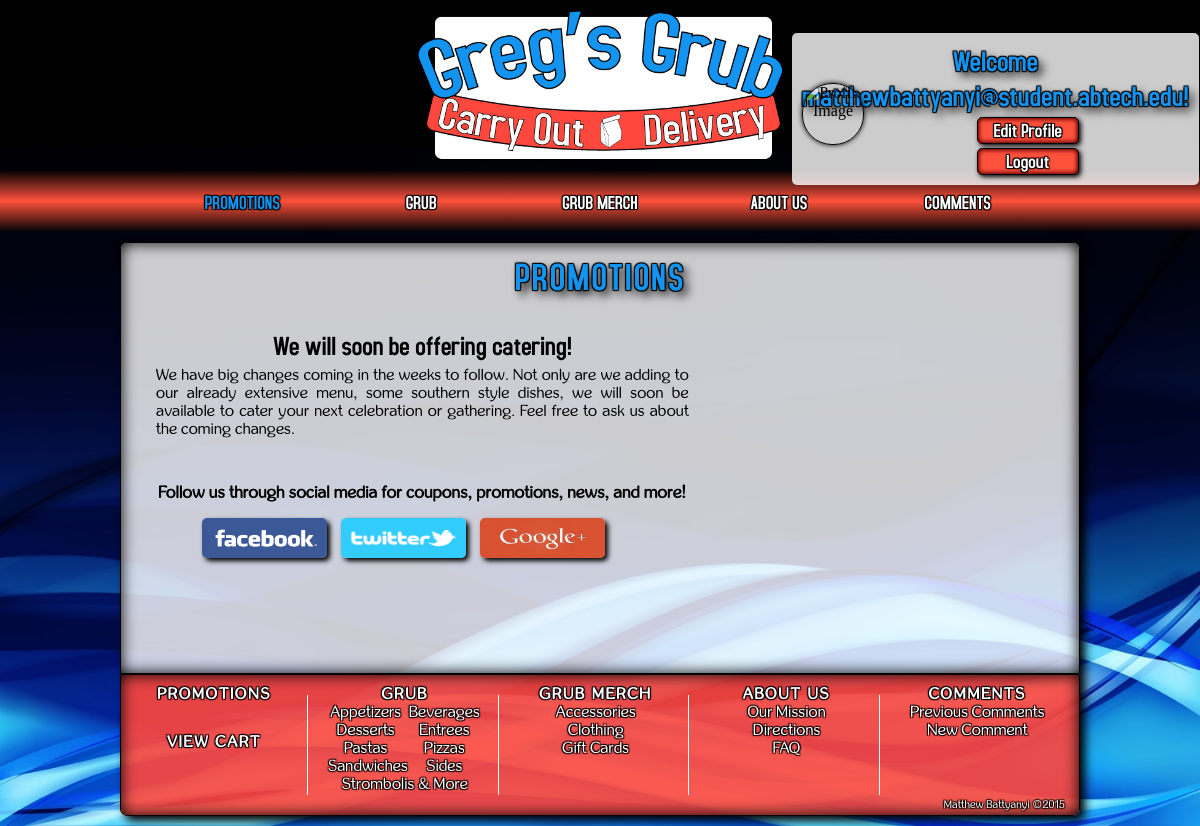
The page / (signed in) on the database its author committed.
### tables this page shows
CREATE TABLE IF NOT EXISTS `information` (
  `infoID` int(11) NOT NULL AUTO_INCREMENT,
  `infoName` varchar(45) DEFAULT NULL,
  `infoText` text,
  `infoFAQ` text,
  `infoMainPhotoURL` varchar(155) DEFAULT NULL,
  `infoSmallPhotoURL` varchar(155) DEFAULT NULL,
  PRIMARY KEY (`infoID`)
);

CREATE TABLE IF NOT EXISTS `categories` (
  `categoryID` int(11) NOT NULL,
  `categoryName` varchar(45) NOT NULL,
  PRIMARY KEY (`categoryID`)
);

### model/general_functions.php (called while the page is built, shortened)
<?php
function get_grub_menu(){
	global $db;
	$query = "SELECT * FROM categories WHERE categoryID < 10 ORDER BY categoryName";
	$results = $db->query($query);
	return $results;
}
function get_current_promo(){
	global $db;
	$query = "SELECT * FROM information WHERE infoName = 'promo'";
	$results = $db->query($query);
	$results = $results->fetch();
	return $results;
}
?>

### promotions.php (the view, shortened to what this page needs)
<?php
	include 'view/header.php';
	$promotions = get_current_promo();
?>
<div id="content_container" class="fit5">
    <h3 class="headings1">PROMOTIONS</h3>
    <div id="promotions_container">
		<h2><?php echo $promotions['infoFAQ']; ?></h2>
		<p><?php echo $promotions['infoText']; ?></p>
    </div>
    <div id="social_media_container">
		<p>Follow us through social media for coupons, promotions, news, and more!</p>
        <div id="social_media">
			<a href="https://www.facebook.com/pages/Gregs-Grub/364436600411024" target="_blank"><img class="facebook" src="images/facebook.jpg" alt="Facebook Logo"></a>
			<a href="https://twitter.com/gregsgrub" target="_blank"><img class="twitter" src="images/Twitter.png" alt="Twitter Logo"></a>
			<a href="https://plus.google.com/u/0/b/110904064100700795623/110904064100700795623/about" target="_blank"><img class="google" src="images/google.jpg" alt="Google Logo"></a>
		</div>
    </div>
</div>
<?php include 'view/footer.php'; ?>

### view/footer.php
<?php
$categories2 = get_grub_menu();
?>
	<div id="footer_bar">
		<p class="copy">Matthew Battyanyi &copy;2015</p>
		<ul class="inline width-5">
			<li class="bold-map"><a href="http://localhost/web289/gregsgrub/index.php?action=promotions">PROMOTIONS</a></li>
			<li class="bold-map"><a href="http://localhost/web289/gregsgrub/cust/index.php?action=view_cart">VIEW CART</a></li>
		</ul>
		<ul class="inline width-5">
			<li class="bold-map"><a href="http://localhost/web289/gregsgrub/index.php?action=menu_main">GRUB</a></li>
			<div class="center-2">
		<?php foreach ($categories2 as $category) : ?>
			<li class="inline width-2"><a href="http://localhost/web289/gregsgrub/index.php?action=menu_main&amp;categoryID=<?php echo $category['categoryID']; ?>"><?php echo $category['categoryName']; ?></a></li>
		<?php endforeach; ?>
		</div>
		</ul>
		<ul class="inline width-5">
			<li class="bold-map"><a href="http://localhost/web289/gregsgrub/index.php?action=merch">GRUB MERCH</a></li>
			<li><a href="http://localhost/web289/gregsgrub/index.php?action=merch&amp;categoryID=13">Accessories</a></li>
			<li><a href="http://localhost/web289/gregsgrub/index.php?action=merch&amp;categoryID=11">Clothing</a></li>
			<li><a href="http://localhost/web289/gregsgrub/index.php?action=merch&amp;categoryID=12">Gift Cards</a></li>
		</ul>
		<ul class="inline width-5">
			<li class="bold-map"><a href="http://localhost/web289/gregsgrub/index.php?action=about">ABOUT US</a></li>
			<li><a href="http://localhost/web289/gregsgrub/index.php?action=mission">Our Mission</a></li>
			<li><a href="http://localhost/web289/gregsgrub/index.php?action=directions_page">Directions</a></li>
			<li><a href="http://localhost/web289/gregsgrub/index.php?action=faq_page">FAQ</a></li>
		</ul>
		<ul class="inline width-5">
			<li class="bold-map"><a href="http://localhost/web289/gregsgrub/index.php?action=comments">COMMENTS</a></li>
			<li><a href="http://localhost/web289/gregsgrub/cust/index.php?action=prev_comments">Previous Comments</a></li>
			<li><a href="http://localhost/web289/gregsgrub/cust/index.php?action=new_comments">New Comment</a></li>
		</ul>
	</div>
</div>
</body>
</html>

### css/main.css (style rules this page uses)
html, body, h1, h2, h3, h4, h5, h6, p, ol, ul, li, pre, code, address, variable, form, fieldset, blockquote { padding: 0; margin: 0; font-size: 100%; font-weight: normal; }
img, fieldset { border: 0; }
ul { padding: 0; outline: none; list-style:square; }
p, td, th, #footer_bar a, #content_container a { font-family: inglobal, sans-serif; }
a { text-decoration: none; }
li { list-style: none; }
body { background: #000; background: url('../images/background1.jpg') center/100% 100% no-repeat; background-attachment: fixed; margin: 0; }
.fit5 { min-height: 410px; }
#content_container { background: rgba(255, 255, 255, .8); padding: 10px; border-radius: 7px 7px 0 0; border: 1px solid black; box-shadow: inset 0 0 15px black; }
#footer_bar { background: rgba(255, 72, 61,.9); border-radius: 0 0 7px 7px; border: 1px solid black; padding: 10px 0; text-shadow: 1px 1px 1px black, -1px 1px 1px black, 1px -1px 1px black, -1px -1px 1px black; box-shadow: inset 0 0 15px black; }
#footer_bar ul { vertical-align: text-top; height: 120px; position: relative; }
#footer_bar ul:after { content: ""; position: absolute; right: 0; top: 10px; border-right: 1px solid #FFFFFF; height: 100px; }
#footer_bar ul:last-child:after { border:none; }
#footer_bar li { text-align: center; }
.bold-map { font-weight: bold; letter-spacing: 2px; }
#footer_bar .bold-map:last-child { margin-top: 30px; }
#footer_bar p.copy { color: #FFFFFF; position: absolute; right: 15px; bottom: 5px; font-size: 11px; }
.center-2 { display: block; margin: 0 auto; text-align: center; }
.center-2 li:last-child { display: block !important; text-align: center !important; width: 100% !important; }
#footer_bar a { text-align: center; color: white; }
.width-5 { width: 19.5%; }
.width-2 { width: 40%; }
.headings1 { font: 40px accidentalPresident, serif; text-shadow: 1px 1px 1px black, -1px 1px 1px black, 1px -1px 1px black, -1px -1px 1px black, 5px 5px 10px black; color: rgba(19,148,240,1); letter-spacing: 2px; text-align: center; margin: 0 auto; display: block; width: 400px; }
.inline { display: inline-block !important; }
h1, h2, h3, h4, h5, h6 { font-family: accidentalPresident, serif; }
h2 { font-size: 28px; }
#social_media_container, #promotions_container { display: block; width: 60%; margin: 20px 10px; }
#promotions_container h2 { text-align: center; margin-top: 30px; }
#promotions_container p { padding: 5px 15px; text-align: justify; }
#social_media { display: block; width: 80%; margin: 0 auto; }
#social_media_container p { text-align: center; font-size: 17px; font-weight: bold; margin: 40px 0 15px 0; }
#social_media img.facebook, #social_media img.twitter, #social_media img.google { display: inline-block; width: 125px; height: 40px; border-radius: 5px; box-shadow: 3px 3px 5px #000; margin: 0 5px; }

### rows shown on the page
information: infoFAQ "We will soon be offering catering!", infoText "We have big changes coming in the weeks to follow. Not only are we adding to our already extensive menu, some southern style dishes, we will soon be available to cater your next celebration or gathering. Feel free to ask us about the coming changes."
categories: categoryName "Appetizers"
categories: categoryName "Beverages"
categories: categoryName "Desserts"
categories: categoryName "Entrees"
categories: categoryName "Pastas"
categories: categoryName "Pizzas"
categories: categoryName "Sandwiches"
categories: categoryName "Sides"
categories: categoryName "Strombolis & More"

### other values the page prints
$_SESSION['fName'] "matthewbattyanyi@student.abtech.edu"
